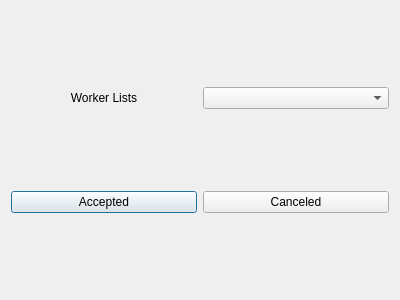
<?xml version="1.0" encoding="UTF-8"?>
<ui version="4.0">
 <class>WorkersRemovalDialog</class>
 <widget class="QDialog" name="WorkersRemovalDialog">
  <property name="geometry">
   <rect>
    <x>0</x>
    <y>0</y>
    <width>400</width>
    <height>300</height>
   </rect>
  </property>
  <property name="windowTitle">
   <string>Worker Deleted</string>
  </property>
  <layout class="QGridLayout" name="gridLayout">
   <item row="0" column="2">
    <widget class="QComboBox" name="WorkerListsComboBox"/>
   </item>
   <item row="0" column="1">
    <widget class="QLabel" name="WorkerListsLabel">
     <property name="text">
      <string>Worker Lists</string>
     </property>
     <property name="alignment">
      <set>Qt::AlignCenter</set>
     </property>
    </widget>
   </item>
   <item row="1" column="1">
    <widget class="QPushButton" name="AcceptedButton">
     <property name="text">
      <string>Accepted</string>
     </property>
    </widget>
   </item>
   <item row="1" column="2">
    <widget class="QPushButton" name="CanceledButton">
     <property name="text">
      <string>Canceled</string>
     </property>
    </widget>
   </item>
  </layout>
 </widget>
 <resources/>
 <connections>
  <connection>
   <sender>CanceledButton</sender>
   <signal>clicked()</signal>
   <receiver>WorkersRemovalDialog</receiver>
   <slot>close()</slot>
   <hints>
    <hint type="sourcelabel">
     <x>298</x>
     <y>204</y>
    </hint>
    <hint type="destinationlabel">
     <x>199</x>
     <y>149</y>
    </hint>
   </hints>
  </connection>
  <connection>
   <sender>AcceptedButton</sender>
   <signal>clicked()</signal>
   <receiver>WorkersRemovalDialog</receiver>
   <slot>accept()</slot>
   <hints>
    <hint type="sourcelabel">
     <x>101</x>
     <y>204</y>
    </hint>
    <hint type="destinationlabel">
     <x>199</x>
     <y>149</y>
    </hint>
   </hints>
  </connection>
  <connection>
   <sender>WorkersRemovalDialog</sender>
   <signal>accepted()</signal>
   <receiver>WorkersRemovalDialog</receiver>
   <slot>UpdateNumberDeletedWorker()</slot>
   <hints>
    <hint type="sourcelabel">
     <x>199</x>
     <y>149</y>
    </hint>
    <hint type="destinationlabel">
     <x>199</x>
     <y>149</y>
    </hint>
   </hints>
  </connection>
 </connections>
 <slots>
  <slot>UpdateNumberDeletedWorker()</slot>
 </slots>
</ui>
